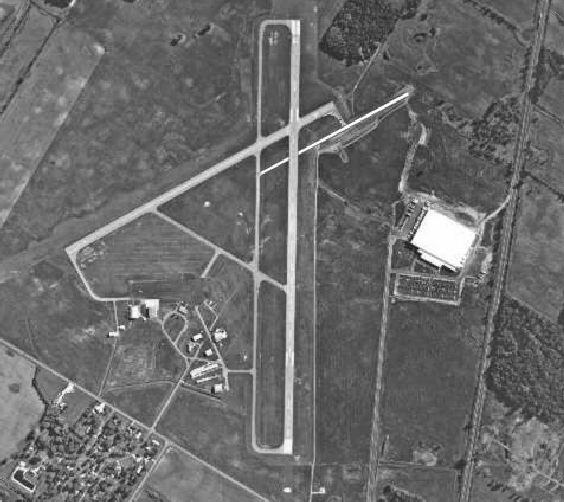
#> input picture images/airport.tif, 564 x 502 px
$ jupyter execute --allow-errors canny-edge.ipynb
#> lines starting #> are read from the running program, lines starting #| are printed output that depends on the picture; after the words box and inside, x2 and y2 are one past the last pixel; in counts of white or black regions, pixels touching at a corner belong together
[cell 1]
from  matplotlib import pyplot as plt
import numpy as np
from scipy import ndimage as ndim , signal
from  skimage import filters , feature

[cell 2]
f = plt.imread("./../images/airport.tif")
#> f is the input picture: shape (502, 564); min 19, max 255, mean 106.4
plt.imshow(f , "gray")

[cell 3]
# Gauss Blur
f = f.copy()
g = ndim.gaussian_filter(f , sigma =2)
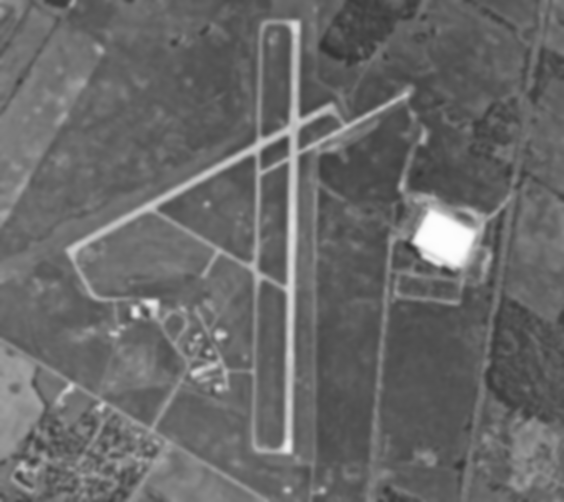
#> g: shape (502, 564); min 50, max 253, mean 105.4

plt.imshow(g,"gray")

[cell 4]
# 计算 x,y方向上的梯度
def gradient(f):

    gradient_x_kernel = np.array ([

    [
        -1, 0, 1
    ],[
        -2,0,2
    ],[
        -1,0,1
    ]
    ])
    gx = signal.convolve2d(f,gradient_x_kernel)
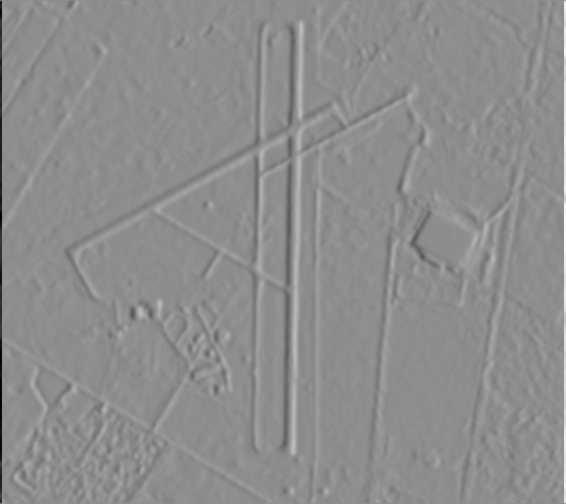
#> gx: shape (504, 566) int64; min -642, max 514, mean 0; drawn with min black and max white

    gradient_y_kernel = np.array([
    [
        -1 , -2 , -1
    ],[
        0 , 0 , 0
    ],[
       1, 2, 1
    ]
    ])

    gy =  signal.convolve2d(f,gradient_y_kernel)
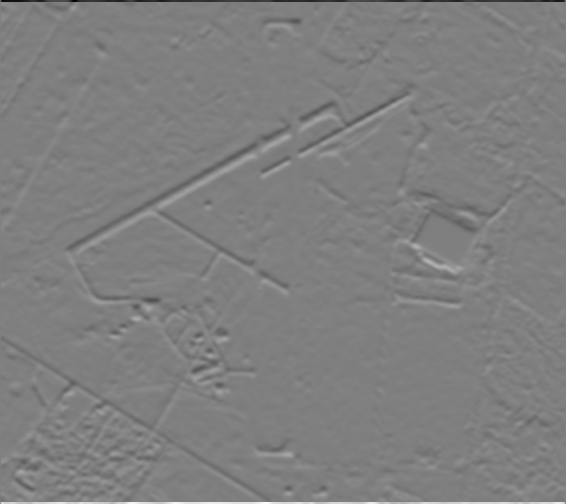
#> gy: shape (504, 566) int64; min -617, max 616, mean 0; drawn with min black and max white
    """
    gx = filters.sobel_h(f)
    gy = filters.sobel_v(f)
    """
    return gx ,gy

[cell 5]
gx, gy = gradient(g)
plt.imshow(gx , 'gray')

[cell 6]
plt.imshow(gy , "gray")

[cell 7]
# 幅度图
def magnitude(gx , gy):
    m = np.abs(gx) + np.abs(gy)
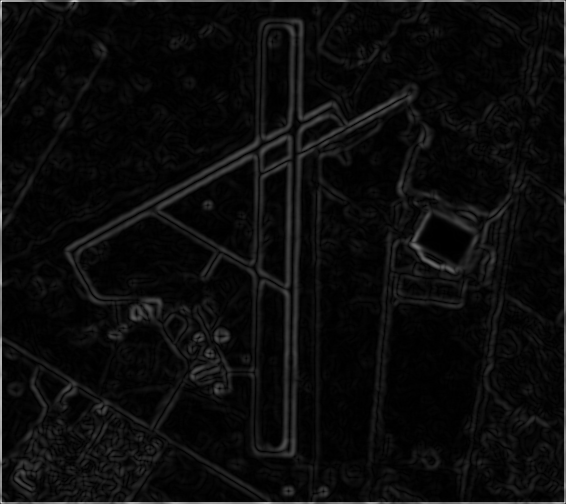
#> m: shape (504, 566) int64; min 0, max 854, mean 41.6; drawn with min black and max white
    return m
m = magnitude(gx , gy)
m = m / m.max() * 255
m.astype(np.uint8)
plt.imshow(m , "gray")

[cell 8]
"""
tan 算出梯度方向
"""
def direction (gx,gy):
    return np.arctan2(gx,gy)
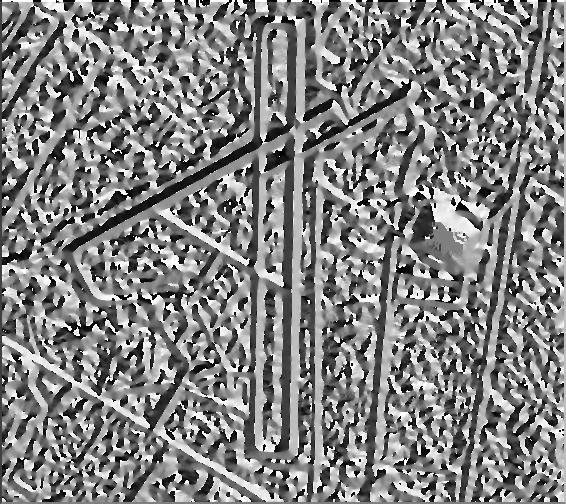
#> returned value: shape (504, 566) float64; min -3.14, max 3.14, mean 0.0659; drawn with min black and max white

# 非极大化抑制
def non_max_suppression(m , d):
    h,w = m.shape
#> h = 504; w = 566
    res = np.zeros([h,w])
    piece = np.pi / 8
    for y in range(1,h-1):
        for x in range(1,w-1):
            theta = d[y][x]
            current  = m[y][x]
            before = 0
            after = 0
            if 0 <= theta < piece or 6 * piece <= theta < np.pi:
                before = m[y -1][x]
                after = m [y+1][x]
            if piece <= theta < piece * 3:
                before = m [y+1][x - 1]
                after = m[y-1][x + 1]
            if piece * 3 <= theta < piece  * 5:
                before = m[y][x-1]
                after = m[y][x + 1]
            if 5 * piece <= theta < 7 * piece:
                before = m[y+1][x+1]
                after = m [y-1][x-1]
            """
            if 0 <= theta < piece or 6 * piece <= theta < np.pi:
                before = m[y][x -1 ]
                after = m[y][x + 1]
            if piece <= theta < piece * 3:
                before = m[y + 1] [x - 1]
                after = m[y-1][x + 1]
            if piece * 3 <= theta < piece  * 5:
                before = m[y-1][x]
                after = m[y+1][x]
            if  5 * piece <= theta < 7 * piece:
                before = m[y-1][x-1]
                after = m[y+1][x+1]
            """

            if current >= after and current >= before:
                 res[y][x] = current
            else :
                res[y][x] = 0
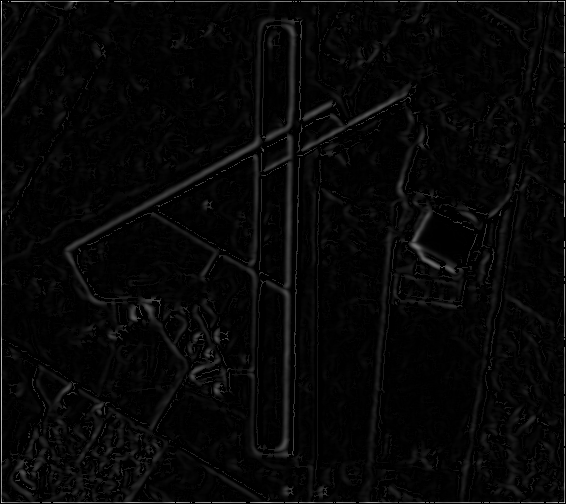
#> res: shape (504, 566) float64; min 0, max 255, mean 7.4
    return res

d = direction(gx,  gy)

nm = non_max_suppression(m,d)
plt.imshow(nm , "gray")

[cell 9]
## 双门限处理
def threshold(g , low_threshold_ratio = 0.1 , high_threshold_radio = 0.2 , weak = 25, strong=255):
#> called with low_threshold_ratio = 0.1, high_threshold_radio = 0.2, weak = 16, strong = 16
    high_threshold = g.max() * high_threshold_radio
#> high_threshold = 51
    low_threshold = g.max() * low_threshold_ratio
#> low_threshold = 25.5
    res = np.zeros(g.shape)
    strong_y , strong_x = np.where(g > high_threshold)
#> strong_y = 5708 values from 1 to 502; strong_x = 5708 values, max 564 at index 537, min 1 at index 0, mean 272.6
    zeros_y , zeros_x = np.where(g < low_threshold)
    weak_y , weak_x = np.where((g <= high_threshold) & (g>=low_threshold))
#> weak_y = 13257 values from 2 to 501; weak_x = 13257 values, max 563 at index 794, min 2 at index 6803, mean 258.4
    res[strong_y,strong_x] = strong
    res[weak_y , weak_x] = weak
    res[zeros_y , zeros_x] = 0
    return res

res = threshold(nm , weak = 16 ,strong=16, high_threshold_radio = 0.2 , low_threshold_ratio = 0.1)
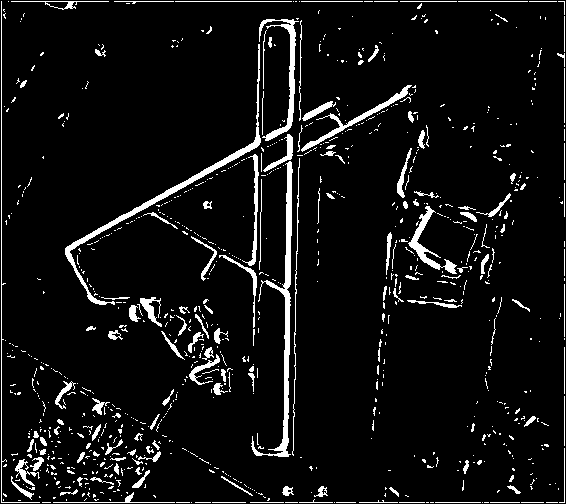
#> res: shape (504, 566) float64; values 0 (black) and 16 (white), 6.6% white; 889 white regions (742 under 20 px), largest, box (x1, y1, x2, y2) and area: (251, 161, 293, 457) 1845, (65, 44, 261, 305) 1718, (259, 19, 299, 141) 895
plt.imshow(res,"gray" )

[cell 10]

edges = feature.canny(f,sigma = 2,low_threshold=0.1 )
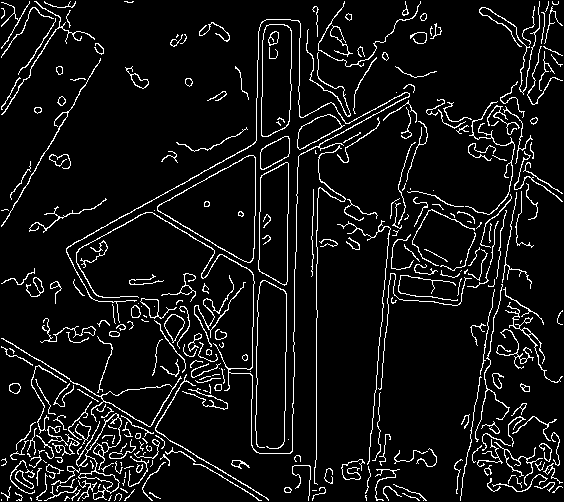
#> edges: shape (502, 564) bool; 7.6% white in thin lines or dots

plt.imshow(edges , "gray")
